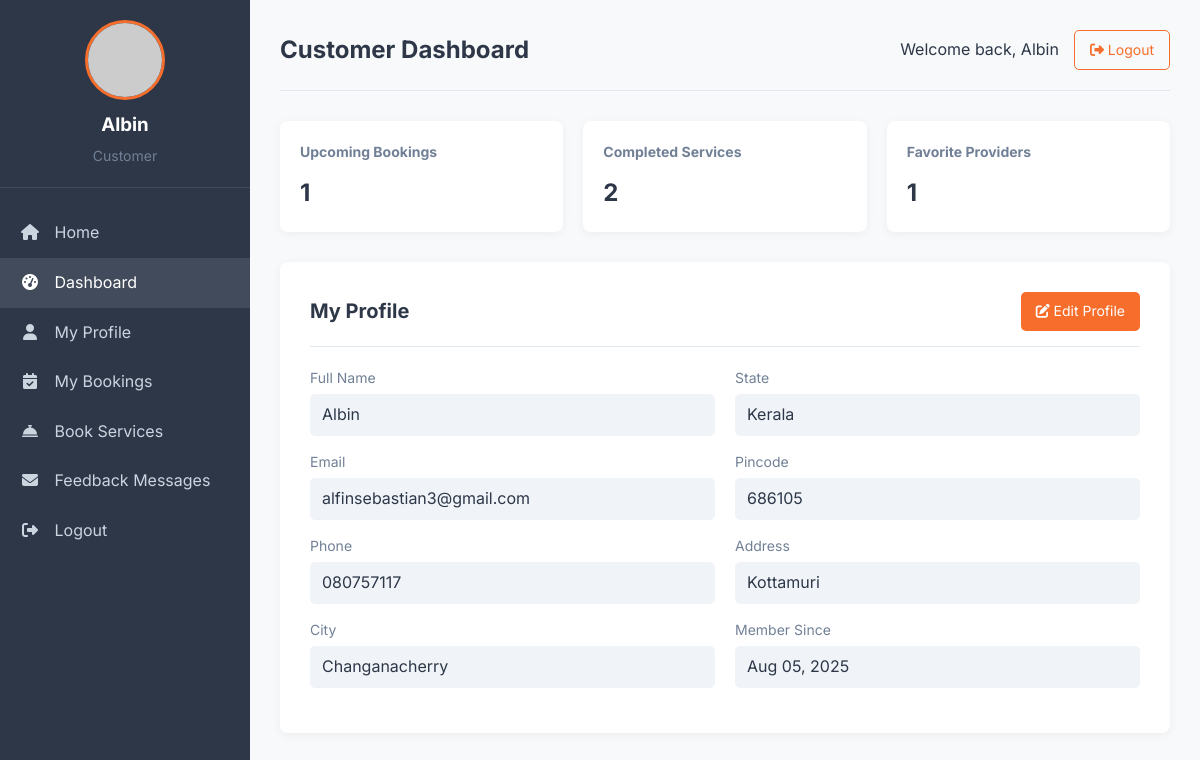
Page /localservice-main/customer_dashboard.php (signed in) on the committed database.
### tables this page shows
CREATE TABLE `users` (
  `id` int(11) NOT NULL,
  `name` varchar(100) NOT NULL,
  `email` varchar(100) NOT NULL,
  `password` varchar(255) NOT NULL,
  `role` enum('admin','provider','customer') NOT NULL,
  `phone` varchar(20) NOT NULL,
  `address` text NOT NULL,
  `city` varchar(100) NOT NULL,
  `state` varchar(100) NOT NULL,
  `pincode` varchar(20) NOT NULL,
  `profile_image` varchar(255) DEFAULT NULL,
  `is_active` tinyint(1) DEFAULT 1,
  `created_at` timestamp NOT NULL DEFAULT current_timestamp(),
  `updated_at` timestamp NOT NULL DEFAULT current_timestamp() ON UPDATE current_timestamp()
);

### localservice-main/customer_dashboard.php (the view, shortened to what this page needs)
<?php
include 'db.php';
$customer_id = $_SESSION['user']['id'];
$customer_sql = "SELECT name, email, phone, address, city, state, pincode, created_at FROM users WHERE id = ?";
$customer_stmt = $conn->prepare($customer_sql);
$customer_stmt->bind_param("i", $customer_id);
$customer_stmt->execute();
$customer_result = $customer_stmt->get_result();
$customer = $customer_result->fetch_assoc();
$upcomingBookings = $conn->query("
    SELECT COUNT(*) FROM bookings
    WHERE user_id = $customer_id
      AND status IN ('pending', 'confirmed')
      AND booking_date >= NOW()
")->fetch_row()[0];
$completedServices = $conn->query("
    SELECT COUNT(*) FROM bookings
    WHERE user_id = $customer_id
      AND status = 'completed'
")->fetch_row()[0];
$favorite_sql = "
    SELECT COUNT(DISTINCT b.provider_id)
    FROM reviews r
    JOIN bookings b ON r.booking_id = b.id
    WHERE b.user_id = ? AND r.rating >= 4
";
$favorite_stmt = $conn->prepare($favorite_sql);
$favorite_stmt->bind_param("i", $customer_id);
$favorite_stmt->execute();
$favorite_result = $favorite_stmt->get_result();
$favoriteProviders = $favorite_result->fetch_row()[0];
?>
<!DOCTYPE html>
<html lang="en">
<head>
    <link rel="stylesheet" href="https://cdnjs.cloudflare.com/ajax/libs/font-awesome/6.4.0/css/all.min.css">
</head>
<body>
    <div class="dashboard-container">
        <div class="sidebar">
            <div class="sidebar-header">
                <img src="https://ui-avatars.com/api/?name=<?= urlencode($_SESSION['user']['name']) ?>&background=f76d2b&color=fff"
                     alt="Profile" class="profile-img">
                <h3><?= htmlspecialchars($_SESSION['user']['name']) ?></h3>
                <p>Customer</p>
            </div>
            <div class="nav-menu">
                <a href="index.php" class="nav-item">
                    <i class="fas fa-home"></i> Home
                </a>
                <a href="#" class="nav-item active">
                    <i class="fas fa-tachometer-alt"></i> Dashboard
                </a>
                <a href="#profile" class="nav-item">
                    <i class="fas fa-user"></i> My Profile
                </a>
                <a href="customer_bookings.php" class="nav-item">
                    <i class="fas fa-calendar-check"></i> My Bookings
                </a>
                <a href="services.php" class="nav-item">
                    <i class="fas fa-concierge-bell"></i> Book Services
                </a>
                  <a href="usercontacted.php" class="nav-item">
                    <i class="fas fa-envelope"></i> Feedback Messages
                </a>
                <a href="logout.php" class="nav-item">
                    <i class="fas fa-sign-out-alt"></i> Logout
                </a>
            </div>
        </div>
        <div class="main-content">
            <div class="header">
                <h1>Customer Dashboard</h1>
                <div class="user-actions">
                    <span>Welcome back, <?= htmlspecialchars($_SESSION['user']['name']) ?></span>
                    <a href="logout.php" class="btn btn-outline">
                        <i class="fas fa-sign-out-alt"></i> Logout
                    </a>
                </div>
            </div>
            <div class="dashboard-cards">
                <div class="card">
                    <h3>Upcoming Bookings</h3>
                    <p><?= $upcomingBookings ?></p>
                </div>
                <div class="card">
                    <h3>Completed Services</h3>
                    <p><?= $completedServices ?></p>
                </div>
                <div class="card">
                    <h3>Favorite Providers</h3>
                    <p><?= $favoriteProviders ?></p>
                </div>
            </div>
            <div id="profile" class="profile-section">
                <div class="section-header">
                    <h2>My Profile</h2>
                    <a href="edit_profile.php" class="btn btn-primary">
                        <i class="fas fa-edit"></i> Edit Profile
                    </a>
                </div>
                <div class="profile-details">
                    <div>
                        <div class="detail-group">
                            <label>Full Name</label>
                            <p><?= htmlspecialchars($customer['name']) ?></p>
                        </div>
                        <div class="detail-group">
                            <label>Email</label>
                            <p><?= htmlspecialchars($customer['email']) ?></p>
                        </div>
                        <div class="detail-group">
                            <label>Phone</label>
                            <p><?= htmlspecialchars($customer['phone']) ?></p>
                        </div>
                        <div class="detail-group">
                            <label>City</label>
                            <p><?= htmlspecialchars($customer['city']) ?></p>
                        </div>
                    </div>
                    <div>
                        <div class="detail-group">
                            <label>State</label>
                            <p><?= htmlspecialchars($customer['state']) ?></p>
                        </div>
                        <div class="detail-group">
                            <label>Pincode</label>
                            <p><?= htmlspecialchars($customer['pincode']) ?></p>
                        </div>
                        <div class="detail-group">
                            <label>Address</label>
                            <p><?= htmlspecialchars($customer['address']) ?></p>
                        </div>
                        <div class="detail-group">
                            <label>Member Since</label>
                            <p><?= date('M d, Y', strtotime($customer['created_at'])) ?></p>
                        </div>
                    </div>
                </div>
            </div>
        </div>
    </div>
</body>
</html>

### localservice-main/customer_dashboard.php (style rules this page uses)
:root { --primary: #f76d2b; --primary-dark: #e05b1a; --secondary: #2d3748; --accent: #f0f4f8; --text: #2d3748; --light-text: #718096; --border: #e2e8f0; --white: #ffffff; --black: #000000; --success: #38a169; --warning: #dd6b20; --error: #e53e3e; }
* { margin: 0; padding: 0; box-sizing: border-box; }
body { font-family: 'Inter', sans-serif; background-color: #f8f9fa; color: var(--text); line-height: 1.6; }
.dashboard-container { display: flex; min-height: 100vh; }
.sidebar { width: 250px; background-color: var(--secondary); color: var(--white); padding: 20px 0; position: sticky; top: 0; height: 100vh; }
.sidebar-header { padding: 0 20px 20px; border-bottom: 1px solid rgba(255,255,255,0.1); text-align: center; }
.profile-img { width: 80px; height: 80px; border-radius: 50%; object-fit: cover; margin: 0 auto 10px; display: block; border: 3px solid var(--primary); }
.sidebar-header h3 { color: var(--white); margin-bottom: 5px; }
.sidebar-header p { color: var(--light-text); font-size: 14px; }
.nav-menu { padding: 20px 0; }
.nav-item { padding: 12px 20px; color: #cbd5e0; text-decoration: none; display: block; transition: all 0.3s; }
.nav-item:hover, .nav-item.active { background-color: rgba(255,255,255,0.1); color: var(--white); }
.nav-item i { margin-right: 10px; width: 20px; text-align: center; }
.main-content { flex: 1; padding: 30px; }
.header { display: flex; justify-content: space-between; align-items: center; margin-bottom: 30px; padding-bottom: 20px; border-bottom: 1px solid var(--border); }
.header h1 { font-size: 24px; color: var(--secondary); }
.user-actions { display: flex; align-items: center; gap: 15px; }
.btn { padding: 8px 15px; border-radius: 5px; text-decoration: none; font-size: 14px; transition: all 0.3s; cursor: pointer; border: none; }
.btn-primary { background-color: var(--primary); color: white; }
.btn-outline { background-color: transparent; border: 1px solid var(--primary); color: var(--primary); }
.dashboard-cards { display: grid; grid-template-columns: repeat(auto-fill, minmax(250px, 1fr)); gap: 20px; margin-bottom: 30px; }
.card { background-color: var(--white); border-radius: 8px; padding: 20px; box-shadow: 0 2px 10px rgba(0,0,0,0.05); }
.card h3 { font-size: 14px; color: var(--light-text); margin-bottom: 10px; }
.card p { font-size: 24px; font-weight: 700; color: var(--secondary); }
.profile-section { background-color: var(--white); border-radius: 8px; padding: 30px; box-shadow: 0 2px 10px rgba(0,0,0,0.05); margin-bottom: 30px; }
.section-header { display: flex; justify-content: space-between; align-items: center; margin-bottom: 20px; padding-bottom: 15px; border-bottom: 1px solid var(--border); }
.section-header h2 { font-size: 20px; }
.profile-details { display: grid; grid-template-columns: repeat(auto-fill, minmax(300px, 1fr)); gap: 20px; }
.detail-group { margin-bottom: 15px; }
.detail-group label { display: block; font-size: 14px; color: var(--light-text); margin-bottom: 5px; }
.detail-group p { font-size: 16px; color: var(--text); padding: 8px 12px; background-color: var(--accent); border-radius: 5px; }

### rows in the picture
users: name "Albin", email "alfinsebastian3@gmail.com", phone "080757117", city "Changanacherry", state "Kerala", pincode "686105", address "Kottamuri", created_at "Aug 05, 2025"

### other values in the picture
$_SESSION['user']['name'] "Albin"
$upcomingBookings "1"
$completedServices "2"
$favoriteProviders "1"
